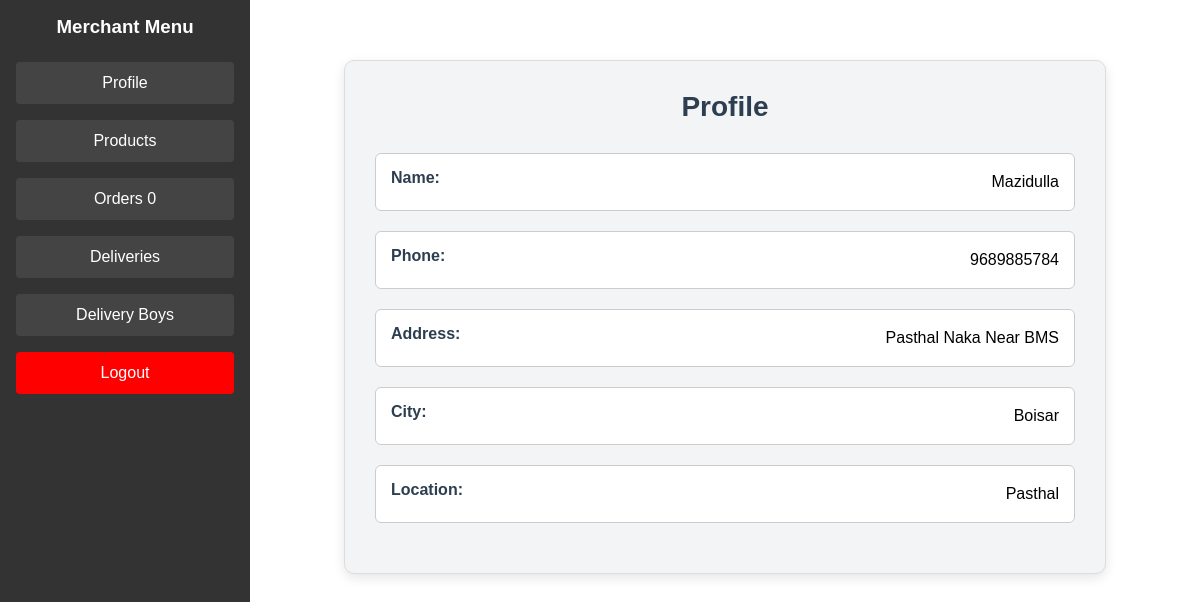
The page /admin/profile (signed in) on the database its author committed.
### tables this page shows
CREATE TABLE merchants (
    id INTEGER PRIMARY KEY AUTOINCREMENT,
    owner_name TEXT NOT NULL,
    phone TEXT NOT NULL,
    address TEXT NOT NULL,
    shop_name TEXT NOT NULL,
    password TEXT NOT NULL
, city TEXT, location TEXT);

### routes/admin.py (the view)
@admin_bp.route('/profile')
def profile():
    if 'admin_name' in session:
        conn = get_db_connection()
        cursor = conn.cursor()
        cursor.execute('SELECT * FROM merchants where owner_name=?',(session['admin_name'],))
        admin = cursor.fetchall()
    return render_template('admin/admin_profile.html',admin=admin,count=in_process_count())

### routes/admin.py (called while the page is built)
def get_db_connection():
    conn = sqlite3.connect('ecommerce.db')
    conn.row_factory = sqlite3.Row
    return conn

def in_process_count():
    conn = get_db_connection()
    cursor = conn.cursor()
    cursor.execute('SELECT count(*) FROM orders WHERE status = ? and owner_name = ?', ('Received',session['admin_name']))
    count = cursor.fetchone()[0]
    return count

### templates/admin/admin_profile.html (shortened to what this page needs)
{% extends "admin/admin_base.html" %}
{% block content %}
<div class="profile-container">
    <h1>Profile</h1>
    {% for admin in admin %}
    <div class="profile-item">
        <label>Name</label>
        <div class="profile-info">{{ admin['owner_name'] }}</div>
    </div>
    <div class="profile-item">
        <label>Phone</label>
        <div class="profile-info">{{ admin['phone'] }}</div>
    </div>
    <div class="profile-item">
        <label>Address</label>
        <div class="profile-info">{{ admin['address'] }}</div>
    </div>
    <div class="profile-item">
        <label>City</label>
        <div class="profile-info">{{ admin['city'] }}</div>
    </div>
    <div class="profile-item">
        <label>Location</label>
        <div class="profile-info">{{ admin['location'] }}</div>
    </div>
    {% endfor %}
</div>
{% endblock %}

### static/css/styles.css (style rules this page uses)
body { font-family: Arial, sans-serif; background-color: #f4f4f4; display: flex; justify-content: center; align-items: center; height: 100vh; margin: 0; }
.content h1 { margin-top: 0; }
label { display: block; margin-bottom: 0.5rem; color: #555; }
label { margin-bottom: 0.5rem; color: #555; }

### templates/admin/admin_profile.html (style rules this page uses)
.profile-container { max-width: 700px; margin: 40px auto; padding: 30px; border: 1px solid #ddd; border-radius: 10px; background-color: #f3f4f6; box-shadow: 0 4px 12px rgba(0, 0, 0, 0.1); font-family: 'Arial', sans-serif; }
.profile-container h1 { text-align: center; color: #2c3e50; margin-bottom: 30px; font-size: 28px; }
.profile-item { margin-bottom: 20px; padding: 15px; border: 1px solid #ccc; border-radius: 6px; background-color: #fff; display: flex; justify-content: space-between; align-items: center; transition: background-color 0.3s ease; }
.profile-item label { font-weight: 600; color: #2c3e50; font-size: 16px; }
.profile-info { text-align: right; flex: 1; margin-left: 20px; }
.profile-item label::after { content: ":"; }

### rows shown on the page
merchants: owner_name "Mazidulla", phone "9689885784", address "Pasthal Naka Near BMS", city "Boisar", location "Pasthal"

### other values the page prints
{{ count }} "0"
